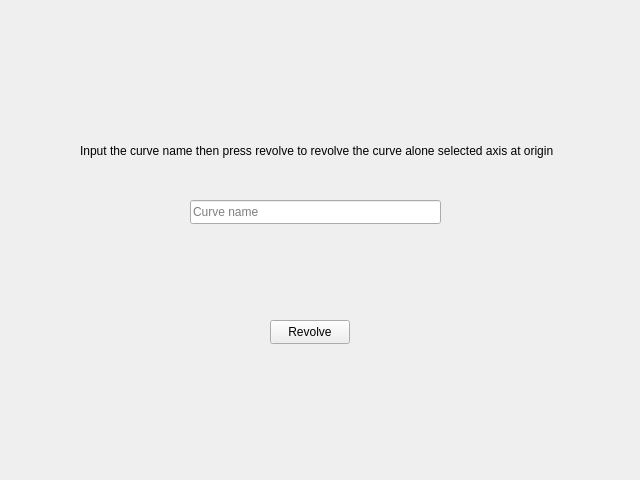
<?xml version="1.0" encoding="UTF-8"?>
<ui version="4.0">
 <class>Form</class>
 <widget class="QWidget" name="Form">
  <property name="geometry">
   <rect>
    <x>0</x>
    <y>0</y>
    <width>640</width>
    <height>480</height>
   </rect>
  </property>
  <property name="windowTitle">
   <string>Form</string>
  </property>
  <widget class="QPushButton" name="revolveButton">
   <property name="geometry">
    <rect>
     <x>270</x>
     <y>320</y>
     <width>80</width>
     <height>24</height>
    </rect>
   </property>
   <property name="text">
    <string>Revolve</string>
   </property>
  </widget>
  <widget class="QLineEdit" name="curveName">
   <property name="geometry">
    <rect>
     <x>190</x>
     <y>200</y>
     <width>251</width>
     <height>24</height>
    </rect>
   </property>
   <property name="placeholderText">
    <string>Curve name</string>
   </property>
  </widget>
  <widget class="QLabel" name="label">
   <property name="geometry">
    <rect>
     <x>80</x>
     <y>110</y>
     <width>481</width>
     <height>81</height>
    </rect>
   </property>
   <property name="text">
    <string>Input the curve name then press revolve to revolve the curve alone selected axis at origin</string>
   </property>
  </widget>
 </widget>
 <resources/>
 <connections/>
</ui>
